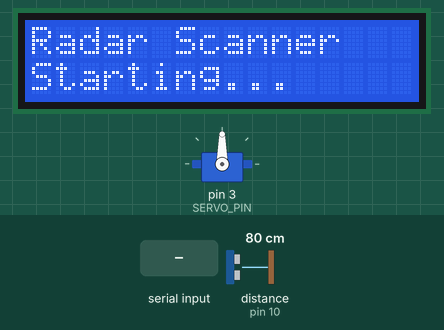
This sketch was run on a simulated Arduino Uno, built with avr-gcc and run on an emulated ATmega328P. Parts: servo, 16×2 character LCD. Wiring (inferred from the names in the program): ultrasonic range finder: trigger pin 9; echo pin 10. The inputs (shaded band) are chosen by the test bench; at power-on: distance to the obstacle (sensor on pin 10) 80 cm. The echo pulse lasts 58.3 µs per cm; what the sketch prints to the serial monitor is not drawn.

Above: at 1.1 s.
At 3.7 s:
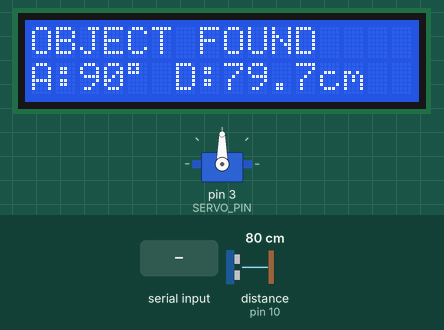
3.8 s: "r" received over Serial
At 4.4 s:
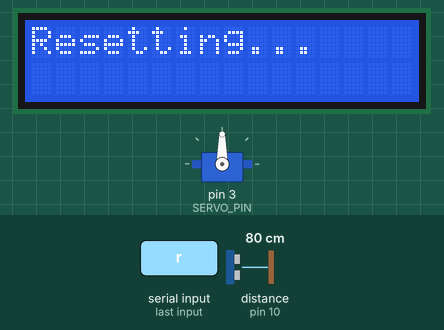
At 5.2 s:
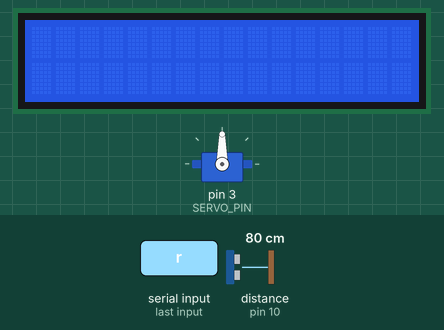
Timing chart, 0 to 6.8 s (numbered marks = the images above; inputs shaded):
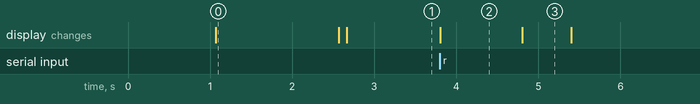

The sketch:

main.ino
```cpp
#include <Servo.h>
#include <LiquidCrystal.h>

#define TRIG_PIN 9
#define ECHO_PIN 10
#define SERVO_PIN 3

Servo radarServo;
LiquidCrystal lcd(12, 11, 8, 7, 6, 13);

long duration;
float distance;

bool objectFound = false;
int foundAngle = 0;
float foundDistance = 0;

const int MIN_ANGLE = 20;
const int MAX_ANGLE = 160;
const int CENTER_ANGLE = 90;
const int STEP_SIZE = 2;
const int SCAN_DELAY = 80;

const float MIN_DETECT_CM = 10;
const float MAX_DETECT_CM = 100;

void setup() {

  Serial.begin(9600);

  pinMode(TRIG_PIN, OUTPUT);
  pinMode(ECHO_PIN, INPUT);

  radarServo.attach(SERVO_PIN);

  radarServo.write(CENTER_ANGLE);

  delay(1000);

  lcd.begin(16, 2);

  lcd.clear();

  lcd.setCursor(0,0);
  lcd.print("Radar Scanner");

  lcd.setCursor(0,1);
  lcd.print("Starting...");

  delay(1500);

  lcd.clear();
}

void loop() {

  scanRight();

  if (!objectFound) {

    scanLeft();
  }

  if (objectFound) {

    holdUntilReset();
  }
}

void scanRight() {

  for (int angle = CENTER_ANGLE; angle <= MAX_ANGLE; angle += STEP_SIZE) {

    checkAngle(angle);

    if (objectFound) return;
  }
}

void scanLeft() {

  for (int angle = MAX_ANGLE; angle >= MIN_ANGLE; angle -= STEP_SIZE) {

    checkAngle(angle);

    if (objectFound) return;
  }

  for (int angle = MIN_ANGLE; angle <= CENTER_ANGLE; angle += STEP_SIZE) {

    checkAngle(angle);

    if (objectFound) return;
  }
}

void checkAngle(int angle) {

  radarServo.write(angle);

  delay(SCAN_DELAY);

  distance = getDistance();

  displayScanning(angle, distance);

  if (distance >= MIN_DETECT_CM && distance <= MAX_DETECT_CM) {

    foundAngle = angle;

    foundDistance = distance;

    objectFound = true;
  }
}

void holdUntilReset() {

  displayFound();

  while (true) {

    if (Serial.available() > 0) {

      char command = Serial.read();

      if (command == 'r' || command == 'R') {

        objectFound = false;

        lcd.clear();

        lcd.setCursor(0,0);
        lcd.print("Resetting...");

        delay(1000);

        lcd.clear();

        radarServo.write(CENTER_ANGLE);

        delay(500);

        return;
      }
    }
  }
}

float getDistance() {

  digitalWrite(TRIG_PIN, LOW);

  delayMicroseconds(2);

  digitalWrite(TRIG_PIN, HIGH);

  delayMicroseconds(10);

  digitalWrite(TRIG_PIN, LOW);

  duration = pulseIn(ECHO_PIN, HIGH, 30000);

  if (duration == 0) {

    return -1;
  }

  return duration * 0.0343 / 2;
}

void displayScanning(int angle, float distance) {

  lcd.setCursor(0,0);

  lcd.print("Scanning...    ");

  lcd.setCursor(0,1);

  lcd.print("A:");

  lcd.print(angle);

  lcd.print((char)223);

  lcd.print(" D:");

  if (distance < 0) {

    lcd.print("---");
  }

  else {

    lcd.print(distance,1);
  }

  lcd.print("cm   ");

  Serial.print("Scanning | Angle: ");

  Serial.print(angle);

  Serial.print(" deg | Distance: ");

  Serial.print(distance);

  Serial.println(" cm");
}

void displayFound() {

  lcd.clear();

  lcd.setCursor(0,0);

  lcd.print("OBJECT FOUND");

  lcd.setCursor(0,1);

  lcd.print("A:");

  lcd.print(foundAngle);

  lcd.print((char)223);

  lcd.print(" D:");

  lcd.print(foundDistance,1);

  lcd.print("cm");

  Serial.print("OBJECT FOUND | Angle: ");

  Serial.print(foundAngle);

  Serial.print(" deg | Distance: ");

  Serial.print(foundDistance);

  Serial.println(" cm | Type r to reset");
}
```

Measured:
- after the input at 3.8 s, the display: changes at once (image 2)
- what the display in image 0 shows lasts 1.5 s, from 1.1 s to 2.6 s
- what the display in image 2 shows lasts 1.0 s, from 3.8 s to 4.8 s
- what the display in image 3 shows lasts 0.6 s, from 4.8 s to 5.4 s
